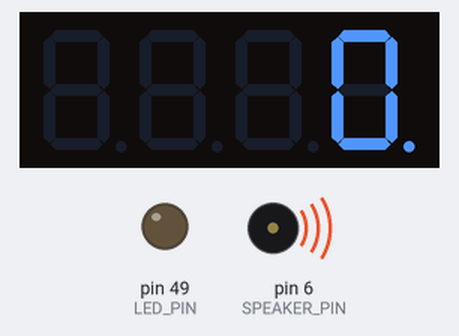
Bench run of a sketch on a simulated Arduino Mega 2560, built with avr-gcc and run on an emulated ATmega2560. Shown: 4-digit seven-segment display, output pins drawn as LEDs (lit = HIGH), buzzer (waves = sounding).

Above: at 25.02 s.
At 28.09 s:
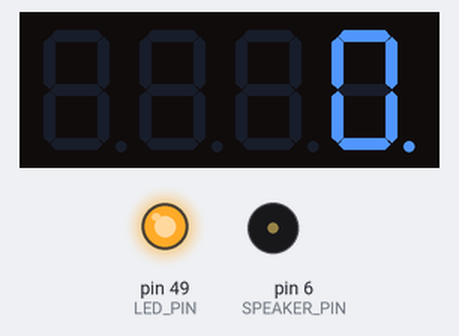
At 29.6 s:
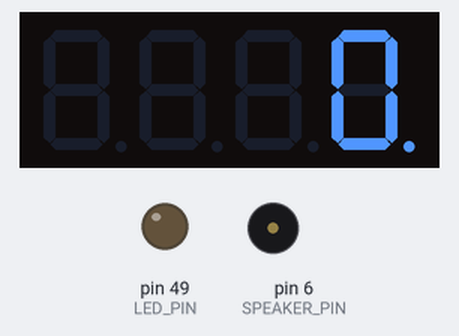
At 34.7 s:
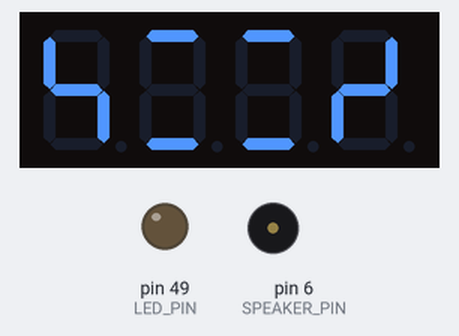
Timing chart, 0 to 40.0 s (numbered marks = the images above):
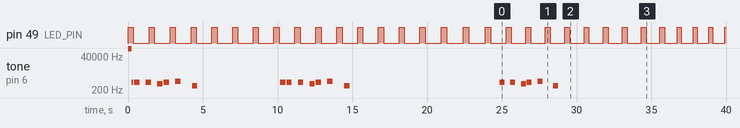

The sketch:

Lab3-DDS-6.ino
```cpp
/**
 * @file Lab3_DDS-6.ino
 * @author Anna Mai (2165101)
 * @author Paria Naghavi (1441396)
 * @date 28-July-2023
 * @brief UW ECE 474 Lab 3 Assignment
 *
 * A Data-Driven Scheduler that runs 3 tasks:
 * 1. Flashing an LED on for 250ms and off for 750ms
 * 2. Playing the intro to the Super Mario Bros. theme song repeatedly, with 4 seconds of silence between each play
 * 3. Updating a seven segment display
 *
 * These tasks will start and stop according to this schedule:
 * - Task 1 runs all the time.
 * - Task 2 runs at the start but stops after playing the theme 2 times.
 * - After Task 2, start a count-down on the 7-segment display for 3 seconds and then restarts task 2 for one final time.
 * - Display a “smile” for 2 seconds on the 7-segment display after part 5c is completed
 * - Stop all tasks, except “a) Task 1” in this list.
 */

#include "SevSeg.h" // Offers basic macros for streamlined usage of the seven segment display
SevSeg sevseg; //Instantiate a seven segment controller object

/**
 * @def LED_DDR
 * @brief This macro defines the DDR corresponding to the LED pin.
 */
#define LED_DDR   DDRL
/**
 * @def LED_PORT
 * @brief This macro defines the Port Register corresponding to the LED pin.
 */
#define LED_PORT  PORTL
/**
 * @def LED_PIN
 * @brief The pin number (49) the LED is connected to as represented by the Arduino hardware.
 */
#define LED_PIN   PL0 // pin 49


/**
 * @def SPEAKER_DDR
 * @brief This macro defines the DDR corresponding to the Speaker pin.
 */
#define SPEAKER_DDR  DDRH
/**
 * @def SPEAKER_DDR
 * @brief This macro defines the Port Register corresponding to the Speaker pin.
 */
#define SPEAKER_PORT PORTH
/**
 * @def SPEAKER_DDR
 * @brief The pin number (6) the LED is connected to as represented by the Arduino hardware.
 */
#define SPEAKER_PIN  PH3 // pin 6

/**
 * @def E
 * @brief The frequency (in Hz) to play for the note E5.
 */
#define E 659
/**
 * @def C
 * @brief The frequency (in Hz) to play for the note C5.
 */
#define C 523
/**
 * @def G
 * @brief The frequency (in Hz) to play for the note G5.
 */
#define G 784
/**
 * @def g
 * @brief The frequency (in Hz) to play for the note G4.
 */
#define g 392
/**
 * @def R
 * @brief The frequency (in Hz) to play during a rest.
 */
#define R 0

/**
 * @def MAX_SIZE
 * @brief The size of array to initialize for the scheduler's task list.
 */
#define MAX_SIZE 10

/**
 * @brief Timer Counter.
 *
 * Stores how long (in ms) it has been since the program started running.
 * Is used to implement time-based functionalities in the program.
 */
unsigned long timerCounter = 0;
/**
 * @brief Current Task Identifier.
 *
 * Represents the index of what task is being run in the scheduler.
 */
int currentTask = 0;
/**
 * @brief Play Count of Song
 *
 * How many times the Super Mario Bros. intro has been played.
 */
int songPlayCount = 0;
/**
 * @brief The start time of countdown
 *
 * Marks the timerCounter value that the countdown was started on.
 */
long countdownStartTime;
/**
 * @brief The start time of smile display
 *
 * Marks the timerCounter value that the smile started to be displayed.
 */
long smileStartTime;

/**
 * @enum TaskState
 * @brief The various states a task can be in.
 */
enum TaskState {
  READY,    /**< Task is ready to run. */
  RUNNING,  /**< Task is currently executing. */
  SLEEPING, /**< Task is waiting for a specific event or time. */
  DEAD      /**< Task has been terminated. */
};

/**
 * @struct TCB
 * @brief Template for defining characteristics of a task (Thread Control Block).
 */
struct TCB {
  int pid;
  void* function;
  int state;
  int timesRestarted;
} TCB_struct; // name given to the TCB struct

/**
 * @brief Array of TCB structures for process control.
 */
struct TCB taskScheduler[MAX_SIZE];
/**
 * @brief Array of TCB structures for terminated tasks.
 */
struct TCB deadTaskList[MAX_SIZE];

/**
 * @brief Initializes pins, timers, and tasks during setup.
 */
void setup() {
  // Configuring settings of the seven segment display to match with the hardware.
  byte numDigits = 4;
  byte digitPins[] = {22, 23, 24, 25};
  byte segmentPins[] = {26, 27, 28, 29, 30, 31, 32, 33};
  bool resistorsOnSegments = false; // resistors are on digit pins
  byte hardwareConfig = COMMON_CATHODE;
  bool updateWithDelays = false;
  bool leadingZeros = false; // no leading zeroes
  bool disableDecPoint = true; // decimal point not used

  // Set pins as outputs to corresponding DDR
  bit_set(LED_DDR, LED_PIN);
  bit_set(SPEAKER_DDR, SPEAKER_PIN);

  // Set Waveform Generation bits (WGM) to Fast PWM mode to timer 4
  TCCR4A = (1 << WGM41) | (1 << WGM40);
  TCCR4B = (1 << WGM43) | (1 << WGM42);

  // Set Output Compare A (OC4A)
  TCCR4A |= (1 << COM4A0) | (1 << COM4B0) | (1 << COM4C0);
  TCCR4A &= ~(1 << COM4A1) | ~(1 << COM4B1) | ~(1 << COM4C1);

  // Set Timer/Counter4 prescaler to 64 (desired frequency range)
  TCCR4B |= (1 << CS41) | (1 << CS40);

  // Initialize the seven-segment display using the SevSeg library
  sevseg.begin(hardwareConfig, numDigits, digitPins, segmentPins, resistorsOnSegments,
  updateWithDelays, leadingZeros, disableDecPoint);
  sevseg.setBrightness(100);

  // Initialize first task
  taskScheduler[0].pid = 0;
  taskScheduler[0].function = flashExternalLED;
  taskScheduler[0].state = READY;
  taskScheduler[0].timesRestarted = 0;

  // Initialize second task
  taskScheduler[1].pid = 1;
  taskScheduler[1].function = playSpeaker;
  taskScheduler[1].state = READY;
  taskScheduler[1].timesRestarted = 0;

  // Initialize third task
  taskScheduler[2].pid = 2;
  taskScheduler[2].function = updateDisplay;
  taskScheduler[2].state = READY;
  taskScheduler[2].timesRestarted = 0;
}

/**
 * @brief Controls the execution of tasks based on the process list and scheduler.
 */
void loop() {
  while(1) {
    scheduler();
    timerCounter++;
    delay(1);
  }
}

/**
 * @brief Flashes the LED connected to pin 49 on for 250ms and off for 750ms
 */
void flashExternalLED() {
  const int onInterval = 250;
  int interval = 1000;   // Total interval (1s)
  // The expression timerCounter % interval calculates the remainder of the division of timerCounter by interval.
  // This value will cycle from 0 to (interval - 1) and then back to 0.
  if (timerCounter % interval <= onInterval) {
    bit_set(LED_PORT, LED_PIN);

  } else {
    bit_clear(LED_PORT, LED_PIN);
  }
}

/**
 * @brief Cycles through a melody array and returns the next frequency to play.
 * @return The frequency (in Hz) of the next note to be played in the melody.
 */
int songCycle() {
  // Melody and beats arrays represent the notes and their durations
  int melody[] = {E, R, E, R, R, E, R, R, C, R, E, R, R, G, R, R, R, g, R};
  int beats[]  = {5, 1, 5, 1, 5, 5, 1, 5, 5, 1, 5, 1, 5, 5, 1, 5, 5, 5, 80};
  int melodyLength = sizeof(melody) / sizeof(melody[0]);

  // Static variables for keeping track of the current note and time since a note started playing
  static long currentTime = timerCounter;
  static int noteIndex;

  // Calculate the duration of the current note in milliseconds
  int noteDuration = 50 * beats[noteIndex];

  // Retrieve the frequency of the next note to be played
  int freq = melody[noteIndex];

  // Play the note for its specified duration
  // If the elapsed time since the last note is greater than or equal to the duration,
  // move to the next note and update the current time
  if (timerCounter - currentTime >= noteDuration) {
    noteIndex++;
    currentTime = timerCounter;
  }

  // Check if the melody has completed one full cycle
  if (noteIndex == melodyLength) {
    noteIndex = 0; // Reset the noteIndex to play the melody from the beginning
    songPlayCount++; // Increment the songPlayCount to keep track of how many times the melody has played

    // Check if the melody has played at least twice
    if (songPlayCount >= 2) {
      // Check if the speaker task has not been restarted
      if (taskScheduler[getIndexFromPID(1)].timesRestarted == 0) {
        countdownStartTime = timerCounter; // Set the countdown start time
      } else {
        smileStartTime = timerCounter; // Set the smile display start time
      }
      // Quit the current task (songCycle) to proceed with other tasks in the scheduler
      task_self_quit();
    }
  }
  return freq; // Return the frequency of the next note to be played
}

/**
 * @brief Plays a theme from a song and introduces a sleep interval of 4s between plays.
 */
void playSpeaker() {
  // extract freq from songCycle
  int freq = songCycle();
  //Check if the frequency is 0 (rest) or a valid musical note
  if (freq == 0) {
  // If the frequency is 0 (rest), set OCR4A to 0 to produce silence (no sound)
    OCR4A = 0;
  } else {
  // If the frequency is a valid musical note, calculates the value of OCR4A  based on the frequency.
  // OCR4A controls the output frequency of the speaker
    OCR4A = (F_CPU / (64UL * freq)) / 2; //The value of OCR4A is set according to the frequency returned from speakerCycle()
  }
}

/**
 * @brief Updates the content displayed on the seven-segment display.
 */
void updateDisplay() {
  int countdownStart = 30; // Countdown start value (in seconds)
  int countdown; // Variable to store the countdown value (in seconds)
  int smileDuration = 2000; // Duration of the smile display (in milliseconds)
  uint8_t smile[4] = {0x64, 0x09, 0x09, 0x52}; // Smile pattern segments representation

  if (songPlayCount == 2) {
    // If the melody has played twice and the speaker task has not been restarted display a countdown on the 7-Segment display.
    if ((timerCounter - countdownStartTime) <= (countdownStart * 100)) {
      // Calculate the remaining countdown value based on the time elapsed since countdown started
      countdown = countdownStart - ((timerCounter - countdownStartTime) / 100);
      // Display the countdown value on the 7-Segment display
      sevseg.setNumber(countdown, 0);
    } else {
      // When the countdown period is over, restart the speaker task.
      task_start(&deadTaskList[getIndexFromPID(1)]);
    }
  } else if (songPlayCount > 2 & deadTaskList[getIndexFromPID(1)].timesRestarted > 0) {
    // If the melody has played more than twice and the speaker task has been restarted,
    // display a smile pattern on the 7-Segment display for 2 seconds.
    if (timerCounter - smileStartTime <= smileDuration) {
      // Display the smile pattern on the 7-Segment display
      sevseg.setSegments(smile);
    } else {
      // When the smile duration is over, display nothing and quit the current task.
      sevseg.blank();
      task_self_quit();
    }
  } else {
    // For other cases, simply display nothing.
    sevseg.blank();
  }

  // Refresh the display to update the content shown on the 7-Segment display
  sevseg.refreshDisplay(); // Must run repeatedly
}

/**
 * @brief Function pointer to execute any given task.
 * @param function A function pointer to the task or function that needs to be executed.
 *                 The function should have a void return type and take no parameters.
 */
void function_ptr(void* function()) {
  // Invoke the function passed as parameter here
  function();
}

/**
 * @brief Allows a task to terminate itself by manipulating its TCB.
 *
 * This changes the task state to DEAD and removes itself from the taskScheduler
 * and moved into deadTaskList, which allows for future referencing.
 */
void task_self_quit() {
  taskScheduler[currentTask].state = DEAD;
  // Move this task to the deadTaskList
  deadTaskList[currentTask] = taskScheduler[currentTask];
  // Shift down the remaining tasks in taskScheduler
  for (int i = currentTask; i < MAX_SIZE - 1; i++) {
    taskScheduler[i] = taskScheduler[i + 1];
  }
  // Clear the last element of taskScheduler since it's a duplicate of the previous one
  taskScheduler[MAX_SIZE - 1].pid = NULL;
  taskScheduler[MAX_SIZE - 1].function = NULL;
  taskScheduler[MAX_SIZE - 1].state = NULL;
  taskScheduler[MAX_SIZE - 1].timesRestarted = NULL;
}

/**
 * @brief Allows a task to start up another task by changing its status from DEAD to READY.
 *
 * This also removes the task from deadTaskList, and it to taskScheduler
 * while also incrementing the the task's timesRestarted parameter by 1.
 *
 * @param task A pointer to the Task Control Block (TCB) of the task to be started.
 */
void task_start(TCB* task) {
  // Find the first null entry in the taskScheduler
  int firstNullIndex;
  for (int i = 0; i < MAX_SIZE; i++) {
    if (taskScheduler[i].function == NULL) {
      firstNullIndex = i;
      break;
    }
  }
  // Set the desired task's state to READY and move it to the taskScheduler
  task->state = READY;
  task->timesRestarted++;
  taskScheduler[firstNullIndex] = *task;

  // Clear the task from the deadTaskList
  deadTaskList[currentTask].pid = NULL;
  deadTaskList[currentTask].function = NULL;
  deadTaskList[currentTask].state = NULL;
  deadTaskList[currentTask].timesRestarted = NULL;
}

/**
 * @brief Schedules and executes tasks from the taskScheduler.
 */
void scheduler(){
  // Iterate through the taskScheduler and process each task
  while (taskScheduler[currentTask].function != NULL) {
    if (taskScheduler[currentTask].state != SLEEPING) {
      // Execute the task's associated function using function_ptr
      function_ptr(taskScheduler[currentTask].function);
      // Change the task's state to RUNNING during its execution
      taskScheduler[currentTask].state = RUNNING;
    }
    currentTask++; // Move to the next task in the taskScheduler
  }
  currentTask = 0; // Reset the currentTask to the beginning for the next scheduling cycle
}

/**
 * @brief Set a bit to 1 in the given register at the specified bit position.
 * @param[in, out] reg The register in which the bit is to be set to 1.
 * @param[in] bit The bit position (0 to 7) to set to 1 in the register.
 */
void bit_set(volatile uint8_t& reg, uint8_t bit) {
  reg |= (1 << bit);
}

/**
 * @brief Set a bit to 0 in the given register at the specified bit position.
 * @param[in, out] reg The register in which the bit is to be set to 0.
 * @param[in] bit The bit position (0 to 7) to set to 0 in the register.
 */
void bit_clear(volatile uint8_t& reg, uint8_t bit) {
  reg &= ~(1 << bit);
}

/**
 * @brief Searches for the index of a task in the taskScheduler or deadTaskList based on its PID.
 * @param[in] pid The Process ID of the task to be searched for.
 * @return The index of the task in the corresponding array if found, or -1 if the task is not found.
 */
int getIndexFromPID(int pid) {
  // Search for the task in taskScheduler
  for (int i = 0; i < MAX_SIZE; i++) {
    if (taskScheduler[i].pid == pid) {
      return i; // Return the index of the task in the taskScheduler array
    }
  }

  // If the task is not found in taskScheduler, search in deadTaskList
  for (int i = 0; i < MAX_SIZE; i++) {
    if (deadTaskList[i].pid == pid) {
      return i; // Return the index of the task in the deadTaskList array
    }
  }

  // If the task is not found in both arrays, return -1
  return -1;
}
```

Measured:
- by itself, pin 49 (LED_PIN): repeats every 1.4 s: LOW 1.1 s, HIGH 0.35 s
- by itself, tone on pin 6 (SPEAKER_PIN): plays 125000 Hz for 0.26 s, 658 Hz for 0.10 s, 658 Hz for 0.36 s, 658 Hz for 0.36 s, 521 Hz for 0.36 s, 658 Hz for 0.36 s … (21 notes in this stretch)
